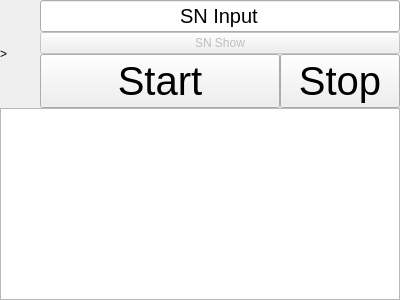
<?xml version="1.0" encoding="UTF-8"?>
<ui version="4.0">
 <class>Dialog</class>
 <widget class="QDialog" name="Dialog">
  <property name="geometry">
   <rect>
    <x>0</x>
    <y>0</y>
    <width>400</width>
    <height>300</height>
   </rect>
  </property>
  <property name="windowTitle">
   <string>Dialog</string>
  </property>
  <layout class="QHBoxLayout" name="horizontalLayout">
   <property name="leftMargin">
    <number>0</number>
   </property>
   <property name="topMargin">
    <number>0</number>
   </property>
   <property name="rightMargin">
    <number>0</number>
   </property>
   <property name="bottomMargin">
    <number>0</number>
   </property>
   <item>
    <layout class="QVBoxLayout" name="verticalLayout">
     <property name="spacing">
      <number>0</number>
     </property>
     <item>
      <layout class="QHBoxLayout" name="horizontalLayout_2" stretch="1,9">
       <property name="spacing">
        <number>0</number>
       </property>
       <item>
        <layout class="QVBoxLayout" name="verticalLayout_5">
         <item>
          <widget class="QLabel" name="labelShowLog">
           <property name="text">
            <string>&gt;</string>
           </property>
          </widget>
         </item>
        </layout>
       </item>
       <item>
        <layout class="QVBoxLayout" name="verticalLayout_2">
         <property name="spacing">
          <number>0</number>
         </property>
         <item>
          <widget class="QLineEdit" name="lineEditSNInput">
           <property name="sizePolicy">
            <sizepolicy hsizetype="Expanding" vsizetype="Minimum">
             <horstretch>0</horstretch>
             <verstretch>0</verstretch>
            </sizepolicy>
           </property>
           <property name="font">
            <font>
             <pointsize>15</pointsize>
             <weight>50</weight>
             <bold>false</bold>
            </font>
           </property>
           <property name="text">
            <string>SN Input</string>
           </property>
           <property name="alignment">
            <set>Qt::AlignCenter</set>
           </property>
          </widget>
         </item>
         <item>
          <widget class="QPushButton" name="pushButtonStart">
           <property name="enabled">
            <bool>false</bool>
           </property>
           <property name="sizePolicy">
            <sizepolicy hsizetype="Minimum" vsizetype="Minimum">
             <horstretch>0</horstretch>
             <verstretch>0</verstretch>
            </sizepolicy>
           </property>
           <property name="text">
            <string>SN Show</string>
           </property>
          </widget>
         </item>
         <item>
          <layout class="QHBoxLayout" name="horizontalLayout_3" stretch="2,1">
           <property name="spacing">
            <number>0</number>
           </property>
           <item>
            <widget class="QPushButton" name="pushButtonSNShow">
             <property name="sizePolicy">
              <sizepolicy hsizetype="Minimum" vsizetype="Minimum">
               <horstretch>0</horstretch>
               <verstretch>0</verstretch>
              </sizepolicy>
             </property>
             <property name="font">
              <font>
               <pointsize>30</pointsize>
              </font>
             </property>
             <property name="text">
              <string>Start</string>
             </property>
            </widget>
           </item>
           <item>
            <widget class="QPushButton" name="pushButtonStop">
             <property name="sizePolicy">
              <sizepolicy hsizetype="Minimum" vsizetype="Minimum">
               <horstretch>0</horstretch>
               <verstretch>0</verstretch>
              </sizepolicy>
             </property>
             <property name="font">
              <font>
               <pointsize>30</pointsize>
              </font>
             </property>
             <property name="text">
              <string>Stop</string>
             </property>
            </widget>
           </item>
          </layout>
         </item>
        </layout>
       </item>
      </layout>
     </item>
     <item>
      <layout class="QVBoxLayout" name="verticalLayout_3">
       <item>
        <widget class="QTextEdit" name="textEditLog"/>
       </item>
      </layout>
     </item>
    </layout>
   </item>
  </layout>
 </widget>
 <resources/>
 <connections/>
</ui>
